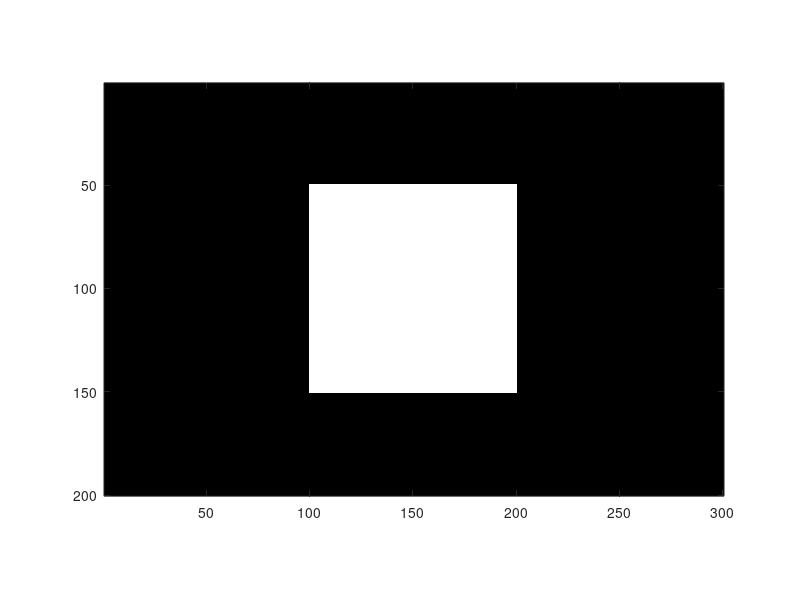
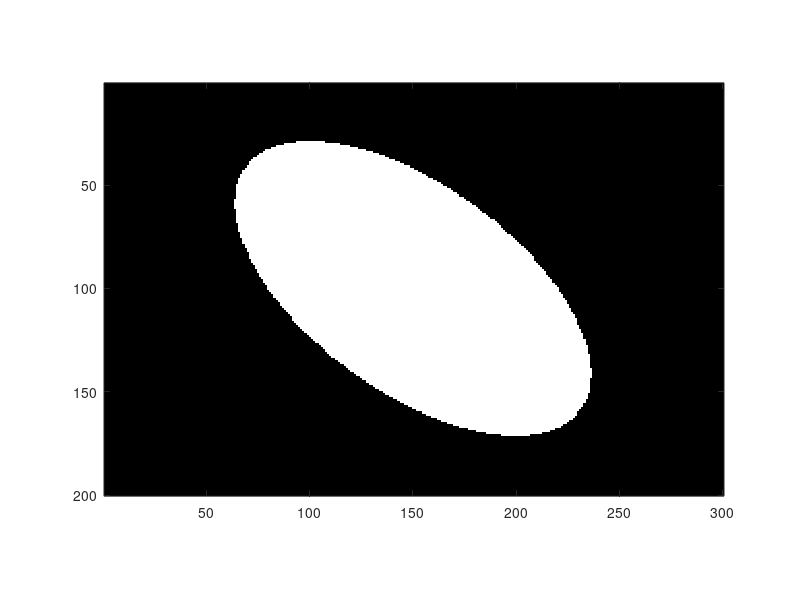
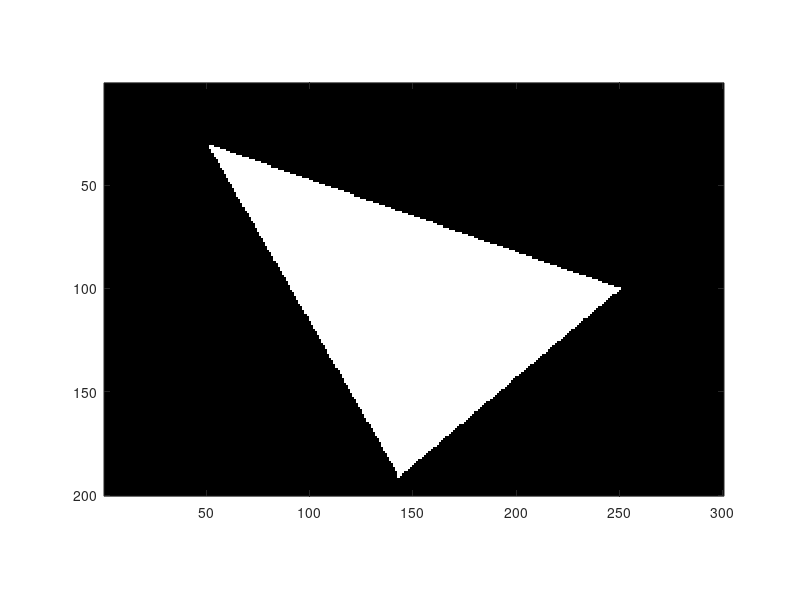
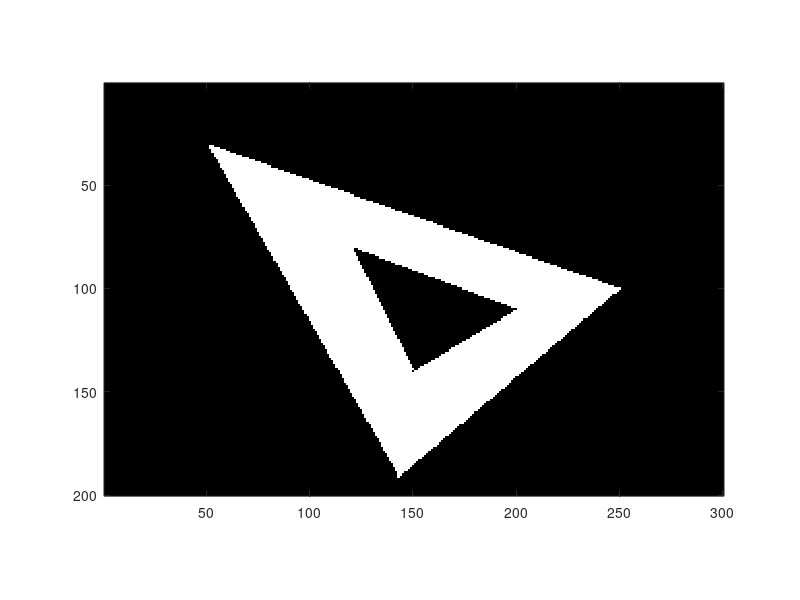

The MATLAB source for these figures, in order: (Note: this script raises an error after producing the figures.)
% Digitalna obrada i analiza slike - T. Petković - 2026-05-13
% Primjeri iz analize oblika


%% Definiranje testnih slika
% Definiramo veličinu sive slike koju ćemo koristiti kao primjer u ovom kodu.
% U sljedećim blokovima prvo definiramo razne oblike kao što su pravokutnik,
% elipsa, poligon, te poligon s rupom. Svaki blok koda generiranu sliku
% snima u matricu I koja se onda koristi u kodu za analizu pa je aktivna
% slika ona koja odgovara bloku koda kojeg smo zadnjeg pokrenuli.
%
% Napomena: Matlab sprema slike kao matrice, matrice u memoriju sprema po
% stupcima, a kod crtanja slike na ekranu crta matricu sukladno
% matematičkoj konvenciji, odnosno prvi element matrice je u gornjem
% lijevom kutu. Prema tome, prvi indeks elemenata matrice koji indeksira
% stupce ide po osi Y slike, a drugi indeks koji indeksira retke ide po osi
% X slike, te kod prepisivanja formula za obradu slike moramo paziti na
% tu zamjenu koordinata.

szx = 300; % Širina slike.
szy = 200; % Visina slike.

[x, y] = meshgrid(1:szx, 1:szy);
I_prazna = repmat(uint8(0),szy,szx);


%% Testna slika s pravokutnikom
% Kvadrat i pravokutnik čije stranice su poravnate s osima slike crtamo
% izravnim adresiranjem vrijednosti matrice. 

x0 = 100;  y0 = 50;  % Gornji lijevi kut.
dx = 100;  dy = 100;  % Širina i visina slike.

I_pravokutnik = I_prazna;
I_pravokutnik(y0:y0+dy,x0:x0+dx) = uint8(255);

figure;
imshow(I_pravokutnik);
axis on;

I = I_pravokutnik;


%% Testna slika s nakošenom elipsom
% Elipsu crtamo korištenjem logičkog adresiranja matrice.

cx = 150;  cy = 100;  % Centar elipse.
rx = 100;  ry = 50;  % Poluradijusi elipse.
theta = pi/5;  % Kut rotacije.

t1 = ( (x-cx) * cos(theta) + (y-cy) * sin(theta) ).^2 / rx.^2;
t2 = ( (x-cx) * sin(theta) - (y-cy) * cos(theta) ).^2 / ry.^2;
idx_elipsa = 1 > t1 + t2;
I_elipsa = I_prazna;
I_elipsa(idx_elipsa) = uint8(255);

figure;
imshow(I_elipsa);
axis on;

I = I_elipsa;


%% Testna slika s trokutom
% Bilo koji poligon možemo nacrtati korištenjem funkcije poly2mask.

Ax =  50;  Ay =  30;  % Prvi vrh.
Bx = 250;  By = 100;  % Drugi vrh.
Cx = 143;  Cy = 191;  % Treći vrh.

idx_trokut = poly2mask([Ax Bx Cx], [Ay By Cy], szy, szx);
I_trokut = I_prazna;
I_trokut(idx_trokut) = uint8(255);

figure;
imshow(I_trokut);
axis on;

I = I_trokut;


%% Testna slika objekta s rupom (trokut u trokutu)
% Zadnja slika sadrži složeni objekt s rupom.

A1x =  50;  A1y =  30;  % Prvi vrh.
B1x = 250;  B1y = 100;  % Drugi vrh.
C1x = 143;  C1y = 191;  % Treći vrh.

A2x = 120;  A2y =  80;  % Prvi vrh.
B2x = 200;  B2y = 110;  % Drugi vrh.
C2x = 150;  C2y = 140;  % Treći vrh.

idx_trokut_1 = poly2mask([A1x B1x C1x], [A1y B1y C1y], szy, szx);
idx_trokut_2 = poly2mask([A2x B2x C2x], [A2y B2y C2y], szy, szx);
I_tut = I_prazna;
I_tut(idx_trokut_1) = uint8(255);
I_tut(idx_trokut_2) = uint8(0);

figure;
imshow(I_tut);
axis on;

%I = I_tut;


%% Ekstrakcija objekta i praćenje granice
% Odabiremo objekt na slici te pratimo njegovu vanjsku granicu.
% Podrazumijevamo 8-povezanost za objekt, te 4-povezanost za pozadinu.

% Labeliraj objekte na slici.
[L, n] = bwlabel(I, 8);

% Izdvoji prvi objekt.
B = bwboundaries(1==L, 8);

% Nacrtaj objekt i izdvojenu granicu.
figure;
imagesc(I);
colormap(gray(256));
hold on;
plot(B{1}(:,2), B{1}(:,1), 'r');
hold off;
axis on;
grid;


%% Fourierova transformacija granice
% Diskretiziranu granicu objekta možemo pretvoriti u kompleksnu funkciju te
% zatim izračunati Fourierovu transformaciju te funkcije. Fourierovom
% transformacijom granicu opisujemo korištenjem kompleksnih eksponencijala
% koje su bazne funkcije transformacije i koje možemo interpretirati: nulta
% komponenta definira centar mase granice objekta, prva komponenta definira
% kružnicu koja najbolje opisuje granicu objekta, a svaka sljedeća
% komponenta dodaje detalje na tu kružnicu.

% Definiraj kompleksnu funkciju.
z = B{1}(:,2) + 1i * B{1}(:,1);

% Izračunaj njenu Fourierovu transformaciju.
Z = fft(z);

% Odaberi samo značajne koeficijente Fourierove transformacije granice.
% Granicu značajnosti definiramo u odnosu na najsnažniju komponentu kao 1
% promil iznosa najsnažnije komponente.
Z_abs = abs(Z);
idx = find(Z_abs > max(Z_abs)*0.001);
[~, idx_s] = sort(Z_abs(idx), 'descend');
idx = idx(idx_s);

% Spremi sve bazne funkcije Fourierove transformacije u cmp{}.
z_num = length(z);
cmp = cell(z_num, 1);
for k = 1 : z_num
     CMP = zeros(z_num, 1);
     CMP(k) = 1;
     cmp{k} = ifft(CMP);
end

% Izračunaj i nacrtaj skucesivne aproksimacije granice gdje komponente
% dodajemo po snazi. Primjetite da je prva komponenta z_approx{1} centar
% mase granice predmeta, druga komponenta z_approx{1} je kružnica koja
% najbolje opisuje predmet, a sve ostale komponente dodaju daljnje detalje.
z_approx = cell(numel(idx), 1);
z_approx{1} = Z(idx(1))*cmp{idx(1)};
figure;
imshow(I);
axis image;
hold on;
plot(z_approx{1}, 'x');
for i = 2 : numel(idx)
    z_approx{i} = z_approx{i-1} + Z(idx(i))*cmp{idx(i)};
    plot(z_approx{i}, '.');
end


%% Računanje momenata
% Momente računamo izravno prema formuli. Tip podataka uint8 ne podržava
% računske operacije koje nam trebaju, a osim toga kod zbrajanja bi došlo
% do preljeva, pa zato sliku I prvo pretvaramo u binarnu sliku dvostruke
% preciznosti.

Id = double(I>0);

% Ne-centralni momenti.
M00 = sum(sum((x.^0) .* (y.^0) .* Id));
M10 = sum(sum((x.^1) .* (y.^0) .* Id));
M01 = sum(sum((x.^0) .* (y.^1) .* Id));

% Centar mase.
x_bar = M10 / M00;
y_bar = M01 / M00;

% Centralni momenti.
mu11 = sum(sum((x - x_bar).^1 .* (y - y_bar).^1 .* Id));
mu20 = sum(sum((x - x_bar).^2 .* (y - y_bar).^0 .* Id));
mu02 = sum(sum((x - x_bar).^0 .* (y - y_bar).^2 .* Id));

% Uzorkačke devijacije po x i y smjeru.
sigma_x = sqrt(mu20/(M00-1));
sigma_y = sqrt(mu02/(M00-1));

% Nacrtaj položaj centra mase te elipse koje odgovaraju područjima od
% jedne, dvije i tri standardne devijacije oko centra mase.
figure;
imagesc(I);
colormap(gray);
axis image;
hold on;
plot(x_bar, y_bar, 'rx', 'MarkerSize', 10, 'LineWidth', 3);
rectangle('Position', [x_bar-1*sigma_x y_bar-1*sigma_y 2*sigma_x 2*sigma_y], 'Curvature', [1 1], 'EdgeColor',  [1, 0.5, 0], 'LineWidth', 3);
rectangle('Position', [x_bar-2*sigma_x y_bar-2*sigma_y 4*sigma_x 4*sigma_y], 'Curvature', [1 1], 'EdgeColor',  [1, 0.5, 0], 'LineWidth', 2);
rectangle('Position', [x_bar-3*sigma_x y_bar-3*sigma_y 6*sigma_x 6*sigma_y], 'Curvature', [1 1], 'EdgeColor',  [1, 0.5, 0], 'LineWidth', 1);


%% Skelt(on)izacija ili MAT (engl. Medial Axis Transform)
% Binarni objekt možemo u potpunosti opisati pomoću njegove centralne osi
% ili skeleta te radijusa svih upisanih kružnica s centrima na sekeletu.
% Skelet se može analizirati kao graf, i ako je graf jednostavan bez
% ciklusa onda objekt ima jednostavnu topologiju (nema rupa), a ako graf
% ima cikluse onda objekt ima složenu topologiju (postoje rupe u objektu).

[L, n] = bwlabel(I, 8);

% Skeletizacija ili skeletonizacija.
S = bwmorph(1==L, 'skel', Inf);

figure;
IS = labeloverlay(I, S, Transparency=0);
imshow(IS);
axis image;

% Udaljenost od ruba.
dm = bwdist(0==L);

figure;
imagesc(dm);
axis image;
colorbar;

% Rekonstrukcija objekta kroz upisane kružnice. U diskretnom slučaju
% rekonstrukcija je aproksimativna (jer je i računanje skeleta
% aproksimativno).
Sdm = S .* dm;

figure;
imshow(I);
axis image;
idx = find(0 < Sdm);
[r,c] = ind2sub(size(Sdm),idx);
viscircles([c r], Sdm(idx));
